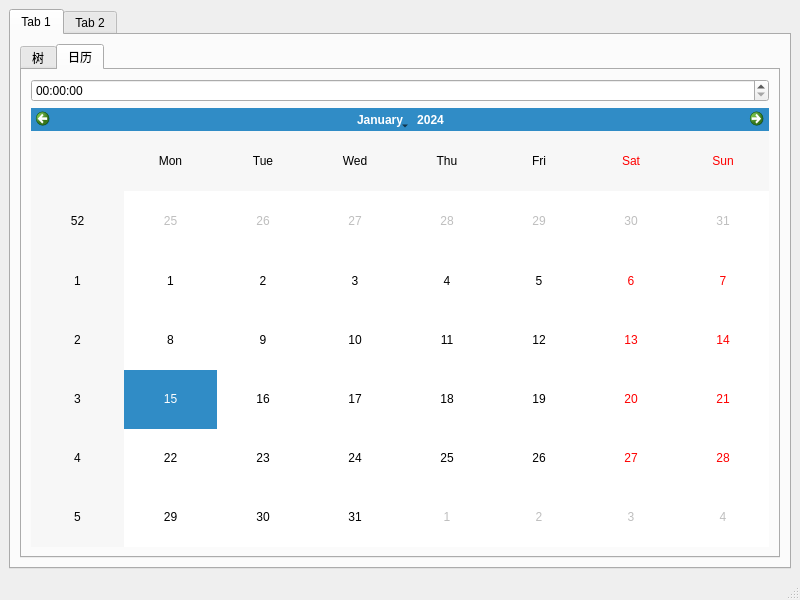
<?xml version="1.0" encoding="UTF-8"?>
<ui version="4.0">
 <class>MainWindow</class>
 <widget class="QMainWindow" name="MainWindow">
  <property name="geometry">
   <rect>
    <x>0</x>
    <y>0</y>
    <width>800</width>
    <height>600</height>
   </rect>
  </property>
  <property name="windowTitle">
   <string>MainWindow</string>
  </property>
  <widget class="QWidget" name="centralwidget">
   <layout class="QHBoxLayout" name="horizontalLayout">
    <item>
     <widget class="QTabWidget" name="tabWidget">
      <property name="currentIndex">
       <number>0</number>
      </property>
      <widget class="QWidget" name="tab">
       <attribute name="title">
        <string>Tab 1</string>
       </attribute>
       <layout class="QVBoxLayout" name="verticalLayout_3">
        <item>
         <widget class="QTabWidget" name="tabWidget_2">
          <property name="currentIndex">
           <number>1</number>
          </property>
          <widget class="QWidget" name="tab_3">
           <attribute name="title">
            <string>树</string>
           </attribute>
           <layout class="QVBoxLayout" name="verticalLayout_4">
            <item>
             <widget class="QTreeWidget" name="treeWidget">
              <column>
               <property name="text">
                <string>第一列</string>
               </property>
              </column>
              <column>
               <property name="text">
                <string>第二列</string>
               </property>
              </column>
              <item>
               <property name="text">
                <string>条目</string>
               </property>
               <item>
                <property name="text">
                 <string>子条目</string>
                </property>
               </item>
              </item>
             </widget>
            </item>
           </layout>
          </widget>
          <widget class="QWidget" name="tab_4">
           <attribute name="title">
            <string>日历</string>
           </attribute>
           <layout class="QVBoxLayout" name="verticalLayout_5">
            <item>
             <widget class="QTimeEdit" name="timeEdit"/>
            </item>
            <item>
             <widget class="QCalendarWidget" name="calendarWidget"/>
            </item>
           </layout>
          </widget>
         </widget>
        </item>
       </layout>
      </widget>
      <widget class="QWidget" name="tab_2">
       <attribute name="title">
        <string>Tab 2</string>
       </attribute>
       <widget class="QGroupBox" name="groupBox">
        <property name="geometry">
         <rect>
          <x>10</x>
          <y>10</y>
          <width>241</width>
          <height>131</height>
         </rect>
        </property>
        <property name="title">
         <string>GroupBox</string>
        </property>
        <layout class="QVBoxLayout" name="verticalLayout_2">
         <item>
          <widget class="QRadioButton" name="radioButton">
           <property name="text">
            <string>默认</string>
           </property>
          </widget>
         </item>
         <item>
          <widget class="QRadioButton" name="radioButton_2">
           <property name="text">
            <string>重置</string>
           </property>
          </widget>
         </item>
         <item>
          <widget class="QRadioButton" name="radioButton_3">
           <property name="text">
            <string>其他</string>
           </property>
          </widget>
         </item>
        </layout>
       </widget>
       <widget class="QGroupBox" name="groupBox_2">
        <property name="geometry">
         <rect>
          <x>260</x>
          <y>10</y>
          <width>501</width>
          <height>131</height>
         </rect>
        </property>
        <property name="title">
         <string>GroupBox</string>
        </property>
        <layout class="QHBoxLayout" name="horizontalLayout_2">
         <item>
          <widget class="QDial" name="dial"/>
         </item>
         <item>
          <widget class="QLCDNumber" name="lcdNumber"/>
         </item>
        </layout>
       </widget>
       <widget class="QProgressBar" name="progressBar">
        <property name="geometry">
         <rect>
          <x>10</x>
          <y>440</y>
          <width>751</width>
          <height>41</height>
         </rect>
        </property>
        <property name="value">
         <number>24</number>
        </property>
       </widget>
       <widget class="QWidget" name="">
        <property name="geometry">
         <rect>
          <x>10</x>
          <y>160</y>
          <width>241</width>
          <height>261</height>
         </rect>
        </property>
        <layout class="QVBoxLayout" name="verticalLayout">
         <item>
          <widget class="QFontComboBox" name="fontComboBox"/>
         </item>
         <item alignment="Qt::AlignHCenter|Qt::AlignVCenter">
          <widget class="QLabel" name="label">
           <property name="text">
            <string>TextLabel</string>
           </property>
          </widget>
         </item>
        </layout>
       </widget>
      </widget>
     </widget>
    </item>
   </layout>
  </widget>
  <widget class="QMenuBar" name="menubar">
   <property name="geometry">
    <rect>
     <x>0</x>
     <y>0</y>
     <width>800</width>
     <height>26</height>
    </rect>
   </property>
  </widget>
  <widget class="QStatusBar" name="statusbar"/>
 </widget>
 <resources/>
 <connections/>
</ui>
